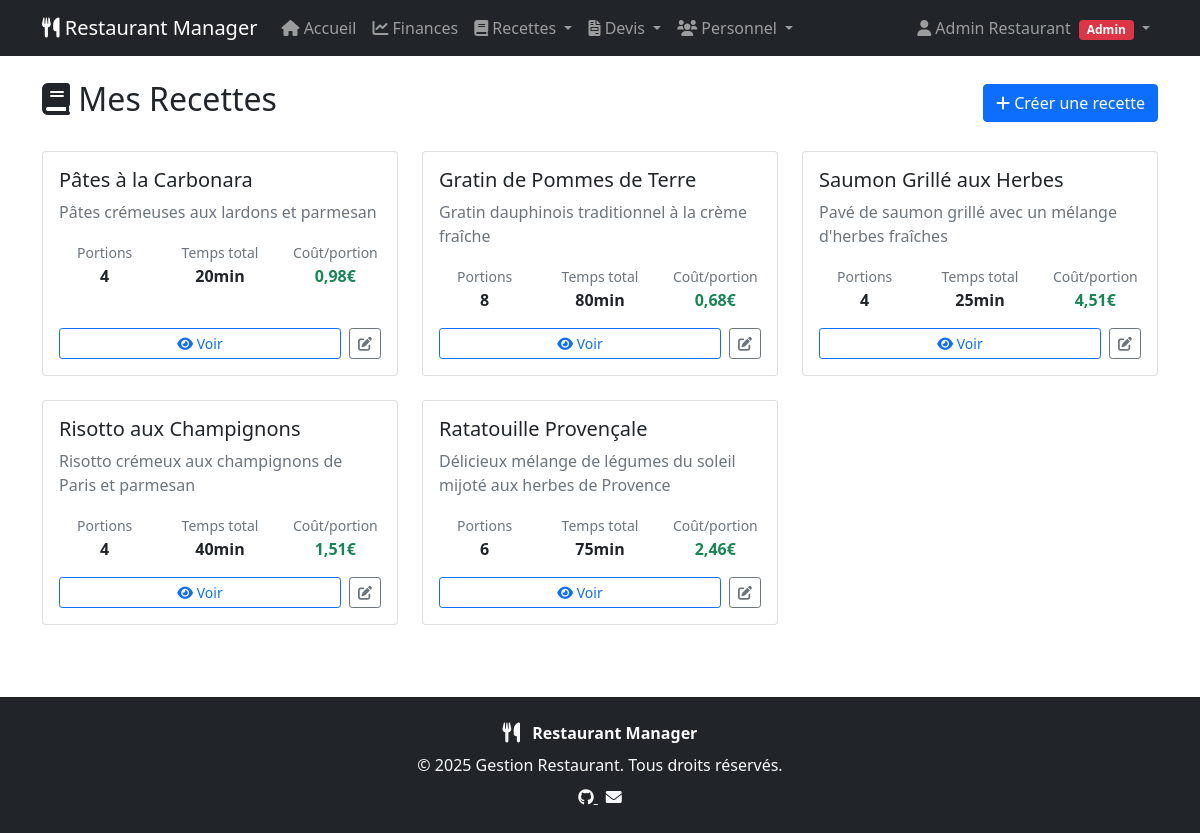
Page /recettes/ (signed in) on the committed database.
### recipes/models.py (models this page shows, shortened)
class Recipe(models.Model):
    name = models.CharField(max_length=200, verbose_name="Nom de la recette")
    description = models.TextField(blank=True, verbose_name="Description")
    servings = models.PositiveIntegerField(default=1, verbose_name="Nombre de portions")
    preparation_time = models.PositiveIntegerField(
        blank=True, null=True,
        verbose_name="Temps de préparation (minutes)"
    )
    cooking_time = models.PositiveIntegerField(
        blank=True, null=True,
        verbose_name="Temps de cuisson (minutes)"
    )
    instructions = models.TextField(blank=True, verbose_name="Instructions")
    created_at = models.DateTimeField(auto_now_add=True)
    updated_at = models.DateTimeField(auto_now=True)
    class Meta:
        verbose_name = "Recette"
        verbose_name_plural = "Recettes"
        ordering = ['-created_at']
    @property
    def total_cost(self):
        total = Decimal('0.00')
        for recipe_ingredient in self.recipe_ingredients.all():
            total += recipe_ingredient.cost
        return total
    @property
    def cost_per_serving(self):
        if self.servings > 0:
            return self.total_cost / self.servings
        return Decimal('0.00')
    @property
    def total_time(self):
        prep = self.preparation_time or 0
        cook = self.cooking_time or 0
        return prep + cook

class RecipeIngredient(models.Model):
    UNIT_CHOICES = [
        ('g', 'grammes'),
        ('kg', 'kilogrammes'),
        ('ml', 'millilitres'),
        ('cl', 'centilitres'),
        ('l', 'litres'),
        ('piece', 'pièce(s)'),
        ('c_soupe', 'cuillère(s) à soupe'),
        ('c_cafe', 'cuillère(s) à café'),
    ]
    recipe = models.ForeignKey(
        Recipe,
        on_delete=models.CASCADE,
        related_name='recipe_ingredients',
        verbose_name="Recette"
    )
    ingredient = models.ForeignKey(
        Ingredient,
        on_delete=models.CASCADE,
        verbose_name="Ingrédient"
    )
    quantity = models.DecimalField(
        max_digits=10,
        decimal_places=2,
        verbose_name="Quantité"
    )
    unit = models.CharField(
        max_length=20,
        choices=UNIT_CHOICES,
        verbose_name="Unité utilisée"
    )
    class Meta:
        verbose_name = "Ingrédient de recette"
        verbose_name_plural = "Ingrédients de recette"
        unique_together = ('recipe', 'ingredient')
    def get_quantity_in_base_unit(self):
        conversion_factors = {
            'kg': 1000,  # vers grammes
            'g': 1,
            'l': 1000,   # vers ml
            'cl': 10,
            'ml': 1,
            'piece': 1,
            'c_soupe': 15,  # 1 c. à soupe ≈ 15ml
            'c_cafe': 5,    # 1 c. à café ≈ 5ml
        }
        factor = conversion_factors.get(self.unit, 1)
        return self.quantity * factor
    @property
    def cost(self):
        base_quantity = self.get_quantity_in_base_unit()
        price_per_base_unit = self.ingredient.get_price_per_base_unit()
        return base_quantity * price_per_base_unit

class Ingredient(models.Model):
    UNIT_CHOICES = [
        ('g', 'grammes'),
        ('kg', 'kilogrammes'),
        ('ml', 'millilitres'),
        ('cl', 'centilitres'),
        ('l', 'litres'),
        ('piece', 'pièce(s)'),
        ('c_soupe', 'cuillère(s) à soupe'),
        ('c_cafe', 'cuillère(s) à café'),
    ]
    name = models.CharField(max_length=200, verbose_name="Nom")
    unit = models.CharField(
        max_length=20,
        choices=UNIT_CHOICES,
        verbose_name="Unité d'achat"
    )
    unit_price = models.DecimalField(
        max_digits=10,
        decimal_places=4,  # Plus de précision pour les petites unités
        verbose_name="Prix unitaire"
    )
    created_at = models.DateTimeField(auto_now_add=True)
    class Meta:
        verbose_name = "Ingrédient"
        verbose_name_plural = "Ingrédients"
    def get_price_per_base_unit(self):
        conversion_factors = {
            'kg': 1000,  # 1 kg = 1000g
            'g': 1,      # 1g = 1g
            'l': 1000,   # 1L = 1000ml
            'cl': 10,    # 1cl = 10ml
            'ml': 1,     # 1ml = 1ml
            'piece': 1,  # 1 pièce = 1 pièce
            'c_soupe': 1,
            'c_cafe': 1,
        }
        factor = conversion_factors.get(self.unit, 1)
        return self.unit_price / factor

### recipes/views.py (the view)
# urls.py: path('', views.recipes_list, name='list'),
@manager_required
def recipes_list(request):
    recipes = Recipe.objects.all().order_by('-created_at')
    return render(request, 'recipes/recipes_list.html', {
        'recipes': recipes
    })

### templates/recipes/recipes_list.html (shortened to what this page needs)
{% extends 'base.html' %}  {% block content %}
<div class="d-flex justify-content-between align-items-center mb-4">
  <h2><i class="fas fa-book"></i> Mes Recettes</h2>
  <a href="{% url 'recipes:create' %}" class="btn btn-primary">
    <i class="fas fa-plus"></i> Créer une recette
  </a>
</div>
{% if recipes %}
<div class="row">
  {% for recipe in recipes %}
  <div class="col-md-6 col-lg-4 mb-4">
    <div class="card h-100">
      <div class="card-body d-flex flex-column">
        <h5 class="card-title">{{ recipe.name }}</h5>
        {% if recipe.description %}
        <p class="card-text text-muted">
          {{ recipe.description|truncatewords:15 }}
        </p>
        {% endif %}
        <div class="row text-center mb-3">
          <div class="col-4">
            <small class="text-muted">Portions</small><br />
            <strong>{{ recipe.servings }}</strong>
          </div>
          <div class="col-4">
            <small class="text-muted">Temps total</small><br />
            <strong>{{ recipe.total_time }}min</strong>
          </div>
          <div class="col-4">
            <small class="text-muted">Coût/portion</small><br />
            <strong class="text-success"
              >{{ recipe.cost_per_serving|floatformat:2 }}€</strong
            >
          </div>
        </div>
        <div class="mt-auto">
          <div class="d-flex gap-2">
            <a
              href="{% url 'recipes:detail' recipe.pk %}"
              class="btn btn-outline-primary btn-sm flex-fill"
            >
              <i class="fas fa-eye"></i> Voir
            </a>
            <a
              href="{% url 'recipes:update' recipe.pk %}"
              class="btn btn-outline-secondary btn-sm"
            >
              <i class="fas fa-edit"></i>
            </a>
          </div>
        </div>
      </div>
    </div>
  </div>
  {% endfor %}
</div>
{% endif %} {% endblock %}

### templates/base.html (shortened to what this page needs)
<!DOCTYPE html>
<html lang="fr">
  <head>
    <link
      href="https://cdn.jsdelivr.net/npm/bootstrap@5.1.3/dist/css/bootstrap.min.css"
      rel="stylesheet"
    />
    <link
      href="https://cdnjs.cloudflare.com/ajax/libs/font-awesome/6.0.0/css/all.min.css"
      rel="stylesheet"
    />
  </head>
  <body>
    <nav class="navbar navbar-expand-lg navbar-dark bg-dark">
      <div class="container">
        <a class="navbar-brand" href="{% url 'dashboard:dashboard' %}">
          <i class="fas fa-utensils"></i> Restaurant Manager
        </a>
        <div class="collapse navbar-collapse" id="navbarNav">
          {% if user.is_authenticated %}
          <ul class="navbar-nav me-auto">
            <li class="nav-item">
              <a class="nav-link" href="{% url 'dashboard:dashboard' %}">
                <i class="fas fa-home"></i> Accueil
              </a>
            </li>
            <li class="nav-item">
              <a class="nav-link" href="{% url 'finances:dashboard' %}">
                <i class="fas fa-chart-line"></i> Finances
              </a>
            </li>
            {% if user.is_superuser or user.groups.filter.name == 'Managers' %}
              <li class="nav-item dropdown">
                <a
                  class="nav-link dropdown-toggle"
                  href="#"
                  id="recipesDropdown"
                  role="button"
                  data-bs-toggle="dropdown"
                >
                  <i class="fas fa-book"></i> Recettes
                </a>
              </li>
            {% endif %}
            {% if user.is_superuser or user.groups.filter.name == 'Managers' %}
              <li class="nav-item dropdown">
                <a
                  class="nav-link dropdown-toggle"
                  href="#"
                  id="quotesDropdown"
                  role="button"
                  data-bs-toggle="dropdown"
                >
                  <i class="fas fa-file-invoice"></i> Devis
                </a>
              </li>
            {% endif %}
            <li class="nav-item dropdown">
              <a
                class="nav-link dropdown-toggle"
                href="#"
                id="staffDropdown"
                role="button"
                data-bs-toggle="dropdown"
              >
                <i class="fas fa-users"></i> Personnel
              </a>
            </li>
          </ul>
          <ul class="navbar-nav">
            <li class="nav-item dropdown">
              <a
                class="nav-link dropdown-toggle"
                href="#"
                id="userDropdown"
                role="button"
                data-bs-toggle="dropdown"
              >
                <i class="fas fa-user"></i>
                {{ user.get_full_name|default:user.username }}
                {% if user.is_superuser %}
                  <span class="badge bg-danger ms-1">Admin</span>
                  {% elif user.groups.filter.name == 'Managers' %}
                  <span class="badge bg-warning ms-1">Manager</span>
                  {% elif user.groups.filter.name == 'Employees' %}
                  <span class="badge bg-info ms-1">Employé</span>
                {% endif %}
              </a>
            </li>
          </ul>
          {% endif %}
        </div>
      </div>
    </nav>
    <div class="container mt-4">{% block content %} {% endblock %}</div>
    <footer class="bg-dark text-light mt-5 py-4">
      <div class="container text-center">
        <div class="mb-2">
          <i class="fas fa-utensils fa-lg me-2"></i>
          <span class="fw-bold">Restaurant Manager</span>
        </div>
        <div class="mb-2">
          &copy; {{ now|default:2025 }} Gestion Restaurant. Tous droits réservés.
        </div>
        <div>
          <a href="https://github.com/andrewarnaud1/mymanager" class="text-light me-2" target="_blank" rel="noopener">
            <i class="fab fa-github"></i>
          </a>
          <a href="mailto:contact@restaurant.com" class="text-light">
            <i class="fas fa-envelope"></i>
          </a>
        </div>
      </div>
    </footer>
  </body>
</html>

### rows in the picture
Recipe: name "Pâtes à la Carbonara", description "Pâtes crémeuses aux lardons et parmesan", servings "4", total_time "20", cost_per_serving "0,98"
Recipe: name "Gratin de Pommes de Terre", description "Gratin dauphinois traditionnel à la crème fraîche", servings "8", total_time "80", cost_per_serving "0,68"
Recipe: name "Saumon Grillé aux Herbes", description "Pavé de saumon grillé avec un mélange d'herbes fraîches", servings "4", total_time "25", cost_per_serving "4,51"
Recipe: name "Risotto aux Champignons", description "Risotto crémeux aux champignons de Paris et parmesan", servings "4", total_time "40", cost_per_serving "1,51"
Recipe: name "Ratatouille Provençale", description "Délicieux mélange de légumes du soleil mijoté aux herbes de Provence", servings "6", total_time "75", cost_per_serving "2,46"

### other values in the picture
{{ user.get_full_name|default:user.username }} "Admin Restaurant"
{{ now|default:2025 }} "2025"
